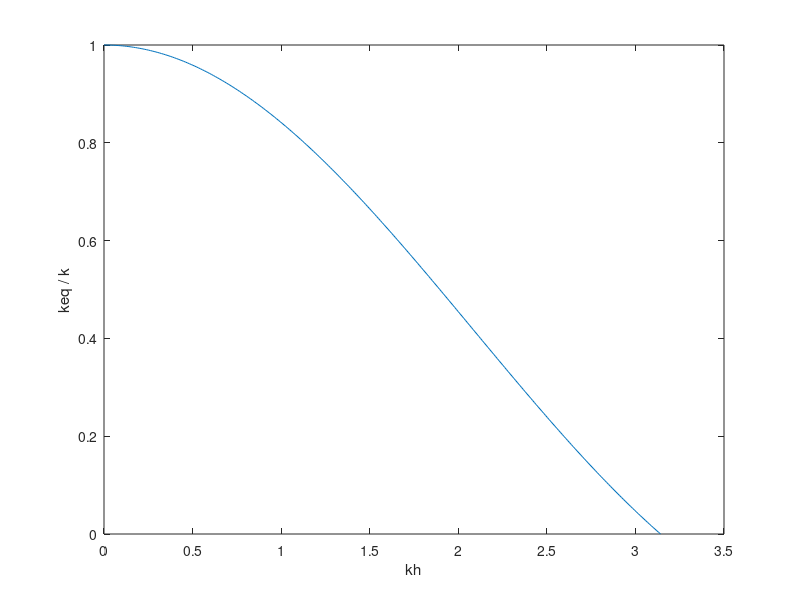

Source code (MATLAB):
format long;
clc;
clear all;
N     =  301;                %************* No. of Points ****************%
Vkh = linspace(1d-6, pi, N); 
Lkh = N; 
j     =  N-3 ;         %************ Interested Point ***************%
keq_k_1 =  zeros (1,Lkh);
keq_k_2 =  zeros (1,Lkh);
a = -1;
b = 0;
c = 1;
%********************** Declaration of Matrix C1**************************%
   q32 = a;      q33 = b;        q34 = c;   
C1 = toeplitz([q33 q32 zeros(1, N-2)], [q33 q34 zeros(1, N-2)]) ;
C1 = C1 * 0.5;

C1(1,:)   = 0 ;
C1(N,:)   = 0 ;

C1(1,1) = -1.5 ;        C1(N,N)  = 1.5 ;
C1(1,2) = 2 ;           C1(N,N-1)= -2;
C1(1,3) = -0.5;         C1(N,N-2)= 0.5 ;

%    C (1,N) = q32 ;
%    C (N,1) = q34 ;  

C2 = C1*C1;

for m = 1 : Lkh   
   kh   = Vkh (m);
   sum1 = 0 ;
   sum2 = 0 ;
   for n = 1 : N
      sum1  = sum1 + C1(j,n)*(exp(1i*kh*(n-j))); 
      sum2  = sum2 + C2(j,n)*(exp(1i*kh*(n-j)));  
   end   
    keq_k_1 (m) =  sum1 / (kh*1i);
    keq_k_2 (m) = - sum2 / (kh*kh);      
end

%**************************** File Writing *******************************%
y  = [Vkh; real(keq_k_1)];
y1 = [Vkh; imag(keq_k_1)];
y2 = [Vkh; real(keq_k_2)];
y3 = [Vkh; imag(keq_k_2)];

fileID = fopen ('Real_keq_k_1_CD2_N_3.dat','w');
fprintf(fileID, 'variables = kh,keq/k \n');
fprintf(fileID, '%6.10f %6.14f\n',y);
fclose(fileID);

fileID = fopen ('Imag_keq_k_2_CD2_N_3.dat','w');
fprintf(fileID, 'variables = kh,keq/k \n');
fprintf(fileID,'%6.10f %6.14f\n',y1);
fclose(fileID);

fileID = fopen ('Real_keq_k_2_CD2_N_3.dat','w');
fprintf(fileID, 'variables = kh,keq/k \n');
fprintf(fileID, '%6.10f %6.14f\n',y2);
fclose(fileID);

fileID = fopen ('Imag_keq_k_2_CD2_N_3.dat','w');
fprintf(fileID, 'variables = kh,keq/k \n');
fprintf(fileID,'%6.10f %6.14f\n',y3);
fclose(fileID);

figure (3)
plot (Vkh,real(keq_k_1))
xlabel('kh')
ylabel('keq / k')
